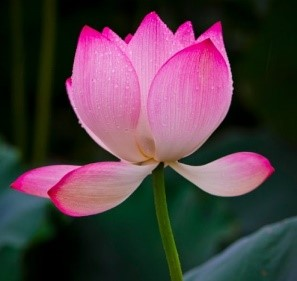
%> input picture ComputerVision/Similar/A.jpg, 297 x 281 px
$ octave Test.m   (GNU Octave 9; MATLAB toolbox functions it lacks are replaced by stand-ins)
%> lines starting %> are read from the running program, lines starting %| are printed output that depends on the picture
### ComputerVision/Similar/similar.m
function [] = similar(imgA, imgB)

    imgB = imresize(imgB, [size(imgA,1), size(imgA,2)]);
    diffMat = abs(double(imgA) - double(imgB)) ./ 255;

    sum = 0;
    for row = 1 : size(diffMat,1)
        for col = 1 : size(diffMat,2)
            for colr = 1 : 3
                sum = sum + diffMat(row, col, colr);
            end
        end
    end
    average = sum / (size(diffMat,1) * size(diffMat,2)* size(diffMat,3));


    fprintf('The Second Image is about %.2f %% the same as the First Image\n', (1 - average)*100);
end

### ComputerVision/Similar/Test.m
clear
close all

A = imread('A.jpg');
%> A is the input picture: size 281x297x3 uint8; mean R, G, B 78.8, 60.7, 68.2
B = imread('B.jpg');
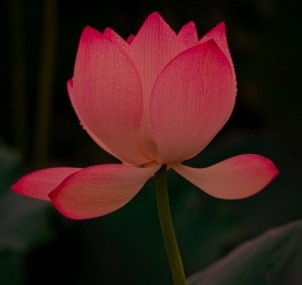
%> input picture ComputerVision/Similar/B.jpg, 302 x 285 px
%> B is the input picture: size 285x302x3 uint8; mean R, G, B 60.3, 29.1, 25.5
C = imread('C.jpg');
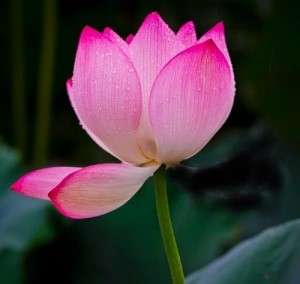
%> input picture ComputerVision/Similar/C.jpg, 300 x 284 px
%> C is the input picture: size 284x300x3 uint8; mean R, G, B 72.2, 55.6, 62.7
D = imread('D.jpg');
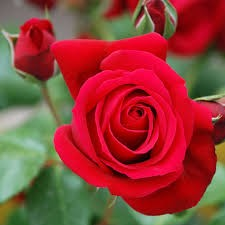
%> input picture ComputerVision/Similar/D.jpg, 225 x 225 px
%> D is the input picture: size 225x225x3 uint8; mean R, G, B 146.9, 61.7, 55.4

figure(); imshow(A)
figure(); imshow(B)
figure(); imshow(C)
figure(); imshow(D)

similar(A,A)
%> in similar, `diffMat = abs(double(imgA) - double(imgB)) ./ 255;`: diffMat: size 281x297x3 double; every value is 0
%> after the loop in similar, `for row = 1 : size(diffMat,1)`: sum = 0
%| The Second Image is about 100.00 % the same as the First Image
% The Second Image is about 100.00 % the same as the First Image

similar(A,B)
%> in similar (call 2), `diffMat = abs(double(imgA) - double(imgB)) ./ 255;`:
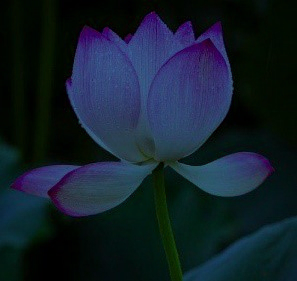
%> diffMat: size 281x297x3 double; mean R, G, B 0.0738, 0.124, 0.168
%> after the loop in similar (call 2), `for row = 1 : size(diffMat,1)`: sum = 30534.1
%> in similar (call 2), `average = sum / (size(diffMat,1) * size(diffMat,2)* size(diffMat,3));`: average = 0.122
%| The Second Image is about 87.80 % the same as the First Image
% The Second Image is about 87.80 % the same as the First Image

similar(A,C)
%> in similar (call 3), `diffMat = abs(double(imgA) - double(imgB)) ./ 255;`:
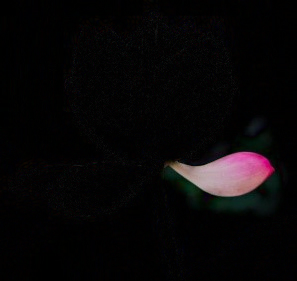
%> diffMat: size 281x297x3 double; mean R, G, B 0.0348, 0.0272, 0.0308
%> after the loop in similar (call 3), `for row = 1 : size(diffMat,1)`: sum = 7746.2
%> in similar (call 3), `average = sum / (size(diffMat,1) * size(diffMat,2)* size(diffMat,3));`: average = 0.0309
%| The Second Image is about 96.91 % the same as the First Image
% The Second Image is about 96.90 % the same as the First Image

similar(A,D)
%> in similar (call 4), `imgB = imresize(imgB, [size(imgA,1), size(imgA,2)]);`:
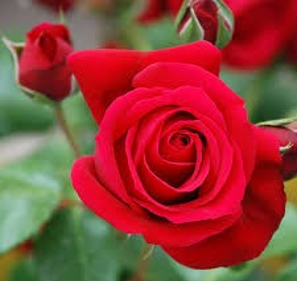
%> imgB: size 281x297x3 uint8; mean R, G, B 146.9, 61.7, 55.4
%> in similar (call 4), `diffMat = abs(double(imgA) - double(imgB)) ./ 255;`:
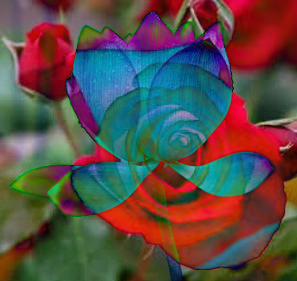
%> diffMat: size 281x297x3 double; mean R, G, B 0.356, 0.301, 0.28
%> after the loop in similar (call 4), `for row = 1 : size(diffMat,1)`: sum = 78158.1
%> in similar (call 4), `average = sum / (size(diffMat,1) * size(diffMat,2)* size(diffMat,3));`: average = 0.312
%| The Second Image is about 68.78 % the same as the First Image
% The Second Image is about 68.78 % the same as the First Image
